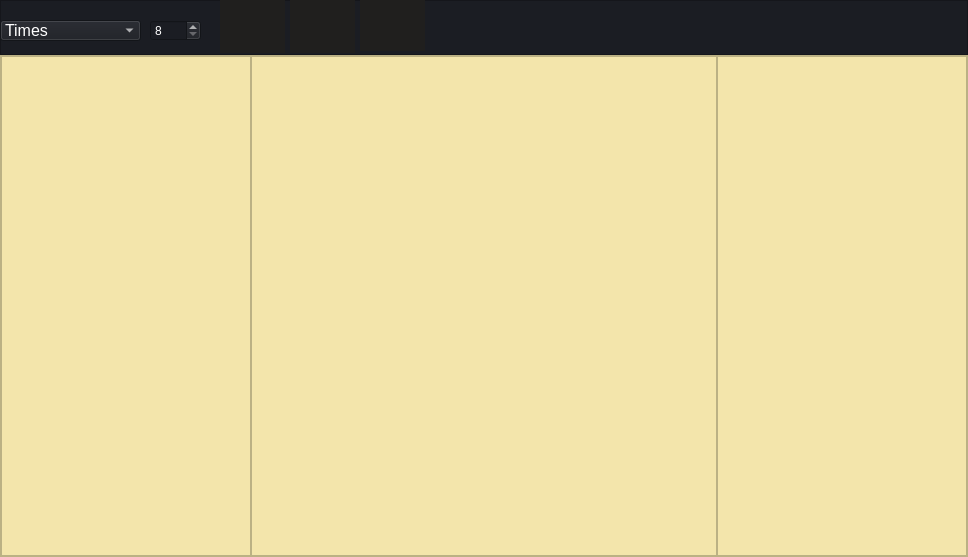
<?xml version="1.0" encoding="UTF-8"?>
<ui version="4.0">
 <class>Form</class>
 <widget class="QWidget" name="Form">
  <property name="geometry">
   <rect>
    <x>0</x>
    <y>0</y>
    <width>968</width>
    <height>557</height>
   </rect>
  </property>
  <property name="windowTitle">
   <string>Form</string>
  </property>
  <layout class="QVBoxLayout" name="verticalLayout">
   <property name="spacing">
    <number>0</number>
   </property>
   <property name="leftMargin">
    <number>0</number>
   </property>
   <property name="topMargin">
    <number>0</number>
   </property>
   <property name="rightMargin">
    <number>0</number>
   </property>
   <property name="bottomMargin">
    <number>0</number>
   </property>
   <item>
    <widget class="QFrame" name="frame">
     <property name="minimumSize">
      <size>
       <width>0</width>
       <height>55</height>
      </size>
     </property>
     <property name="maximumSize">
      <size>
       <width>16777215</width>
       <height>55</height>
      </size>
     </property>
     <property name="styleSheet">
      <string notr="true">background-color: rgb(27, 29, 35);</string>
     </property>
     <property name="frameShape">
      <enum>QFrame::StyledPanel</enum>
     </property>
     <property name="frameShadow">
      <enum>QFrame::Raised</enum>
     </property>
     <widget class="QComboBox" name="font">
      <property name="geometry">
       <rect>
        <x>0</x>
        <y>20</y>
        <width>141</width>
        <height>21</height>
       </rect>
      </property>
      <property name="maximumSize">
       <size>
        <width>150</width>
        <height>30</height>
       </size>
      </property>
      <property name="styleSheet">
       <string notr="true">color: white;
font-size: 12pt</string>
      </property>
      <item>
       <property name="text">
        <string>Times</string>
       </property>
      </item>
      <item>
       <property name="text">
        <string>Helvetica</string>
       </property>
      </item>
      <item>
       <property name="text">
        <string>Impact</string>
       </property>
      </item>
      <item>
       <property name="text">
        <string>Arial Black</string>
       </property>
      </item>
      <item>
       <property name="text">
        <string>Comic Sans MS</string>
       </property>
      </item>
      <item>
       <property name="text">
        <string>Georgia</string>
       </property>
      </item>
      <item>
       <property name="text">
        <string>Microsoft Sans Serif</string>
       </property>
      </item>
      <item>
       <property name="text">
        <string>Arial</string>
       </property>
      </item>
     </widget>
     <widget class="QSpinBox" name="size">
      <property name="geometry">
       <rect>
        <x>150</x>
        <y>20</y>
        <width>51</width>
        <height>21</height>
       </rect>
      </property>
      <property name="styleSheet">
       <string notr="true">color:white;</string>
      </property>
      <property name="minimum">
       <number>8</number>
      </property>
     </widget>
     <widget class="QPushButton" name="align_left">
      <property name="geometry">
       <rect>
        <x>220</x>
        <y>0</y>
        <width>65</width>
        <height>53</height>
       </rect>
      </property>
      <property name="maximumSize">
       <size>
        <width>16777215</width>
        <height>16777215</height>
       </size>
      </property>
      <property name="styleSheet">
       <string notr="true">QPushButton {	
	
	background-image: url(:/newPrefix/16x16/cil-align-left.png);
	background-position:  center center;
    background-repeat: no-repeat;
	border: none;
	background-color: rgb(32, 31, 30);
	padding-right: 60px;
}
QPushButton:hover {
	background-color: rgb(33, 37, 43);
}
QPushButton:pressed {	
	background-color: rgb(85, 170, 255);
}
</string>
      </property>
      <property name="text">
       <string/>
      </property>
     </widget>
     <widget class="QPushButton" name="align_center">
      <property name="geometry">
       <rect>
        <x>290</x>
        <y>0</y>
        <width>65</width>
        <height>53</height>
       </rect>
      </property>
      <property name="maximumSize">
       <size>
        <width>16777215</width>
        <height>16777215</height>
       </size>
      </property>
      <property name="styleSheet">
       <string notr="true">QPushButton {	
	
	background-image: url(:/newPrefix/16x16/cil-align-center.png);
	background-position:  center center;
    background-repeat: no-repeat;
	border: none;
	background-color: rgb(32, 31, 30);
	padding-right: 60px;
}
QPushButton:hover {
	background-color: rgb(33, 37, 43);
}
QPushButton:pressed {	
	background-color: rgb(85, 170, 255);
}
</string>
      </property>
      <property name="text">
       <string/>
      </property>
     </widget>
     <widget class="QPushButton" name="align_right">
      <property name="geometry">
       <rect>
        <x>360</x>
        <y>0</y>
        <width>65</width>
        <height>51</height>
       </rect>
      </property>
      <property name="maximumSize">
       <size>
        <width>16777215</width>
        <height>16777215</height>
       </size>
      </property>
      <property name="styleSheet">
       <string notr="true">QPushButton {	
	
	background-image: url(:/newPrefix/16x16/cil-align-right.png);
	background-position:  center center;
    background-repeat: no-repeat;
	border: none;
	background-color: rgb(32, 31, 30);
	padding-right: 60px;
}
QPushButton:hover {
	background-color: rgb(33, 37, 43);
}
QPushButton:pressed {	
	background-color: rgb(85, 170, 255);
}
</string>
      </property>
      <property name="text">
       <string/>
      </property>
     </widget>
    </widget>
   </item>
   <item>
    <widget class="QFrame" name="frame_2">
     <property name="styleSheet">
      <string notr="true">background-color: rgb(243, 229, 171);</string>
     </property>
     <property name="frameShape">
      <enum>QFrame::StyledPanel</enum>
     </property>
     <property name="frameShadow">
      <enum>QFrame::Raised</enum>
     </property>
     <layout class="QGridLayout" name="gridLayout_2">
      <property name="leftMargin">
       <number>0</number>
      </property>
      <property name="topMargin">
       <number>0</number>
      </property>
      <property name="rightMargin">
       <number>0</number>
      </property>
      <property name="bottomMargin">
       <number>0</number>
      </property>
      <property name="spacing">
       <number>0</number>
      </property>
      <item row="0" column="2">
       <widget class="QFrame" name="frame_5">
        <property name="minimumSize">
         <size>
          <width>250</width>
          <height>0</height>
         </size>
        </property>
        <property name="frameShape">
         <enum>QFrame::StyledPanel</enum>
        </property>
        <property name="frameShadow">
         <enum>QFrame::Raised</enum>
        </property>
       </widget>
      </item>
      <item row="0" column="0">
       <widget class="QFrame" name="frame_4">
        <property name="minimumSize">
         <size>
          <width>250</width>
          <height>0</height>
         </size>
        </property>
        <property name="maximumSize">
         <size>
          <width>500</width>
          <height>16777215</height>
         </size>
        </property>
        <property name="frameShape">
         <enum>QFrame::StyledPanel</enum>
        </property>
        <property name="frameShadow">
         <enum>QFrame::Raised</enum>
        </property>
       </widget>
      </item>
      <item row="0" column="1">
       <widget class="QTextBrowser" name="textBrowser">
        <property name="styleSheet">
         <string notr="true">QScrollBar:vertical{
    border: 0;
    background-color: rgb(55, 55, 55);
    background-attachment: fixed;
    width: 14px;
    margin: 15px 0 15px 0;
    border-radius: 0px;
}
QScrollBar::handle:vertical{
    background-color: rgb(44, 44, 44);
    min-height: 30px;
}
QScrollBar::handle:vertical:hover{
    background-color: rgb(91, 91, 91);
}

QScrollBar::handle:vertical:pressed{
    background-color: rgb(44, 44, 44);
}


QScrollBar::sub-line:vertical{
    border: none;
    background-color: rgb(44, 44, 44);
    height: 15px;
    subcontrol-position: top;
    subcontrol-origin: margin;
}

QScrollBar::sub-line:vertical:hover{
    background-color: rgb(91, 91, 91);
}
QScrollBar::sub-line:vertical:pressed{
    background-color: rgb(85, 85, 85);
}
QScrollBar::add-line:vertical{
    border: none;
    background-color: rgb(44, 44, 44);
    height: 15px;
    subcontrol-position: bottom;
    subcontrol-origin: margin;
}
QScrollBar::add-line:vertical:hover{
    background-color: rgb(91, 91, 91);
}
QScrollBar::add-line:vertical:pressed{
    background-color: rgb(85, 85, 85);
}
QScrollBar::up-arrow:vertical, QScrollBar::down-arrow:vertical{
    background: none;
    background-attachment: fixed;
}
QScrollBar::add-page:vertical, QScrollBar::sub-page:vertical{
    background: none;
    background-attachment: fixed;
}</string>
        </property>
       </widget>
      </item>
     </layout>
    </widget>
   </item>
  </layout>
 </widget>
 <resources>
  <include location="pic.qrc"/>
 </resources>
 <connections/>
</ui>
